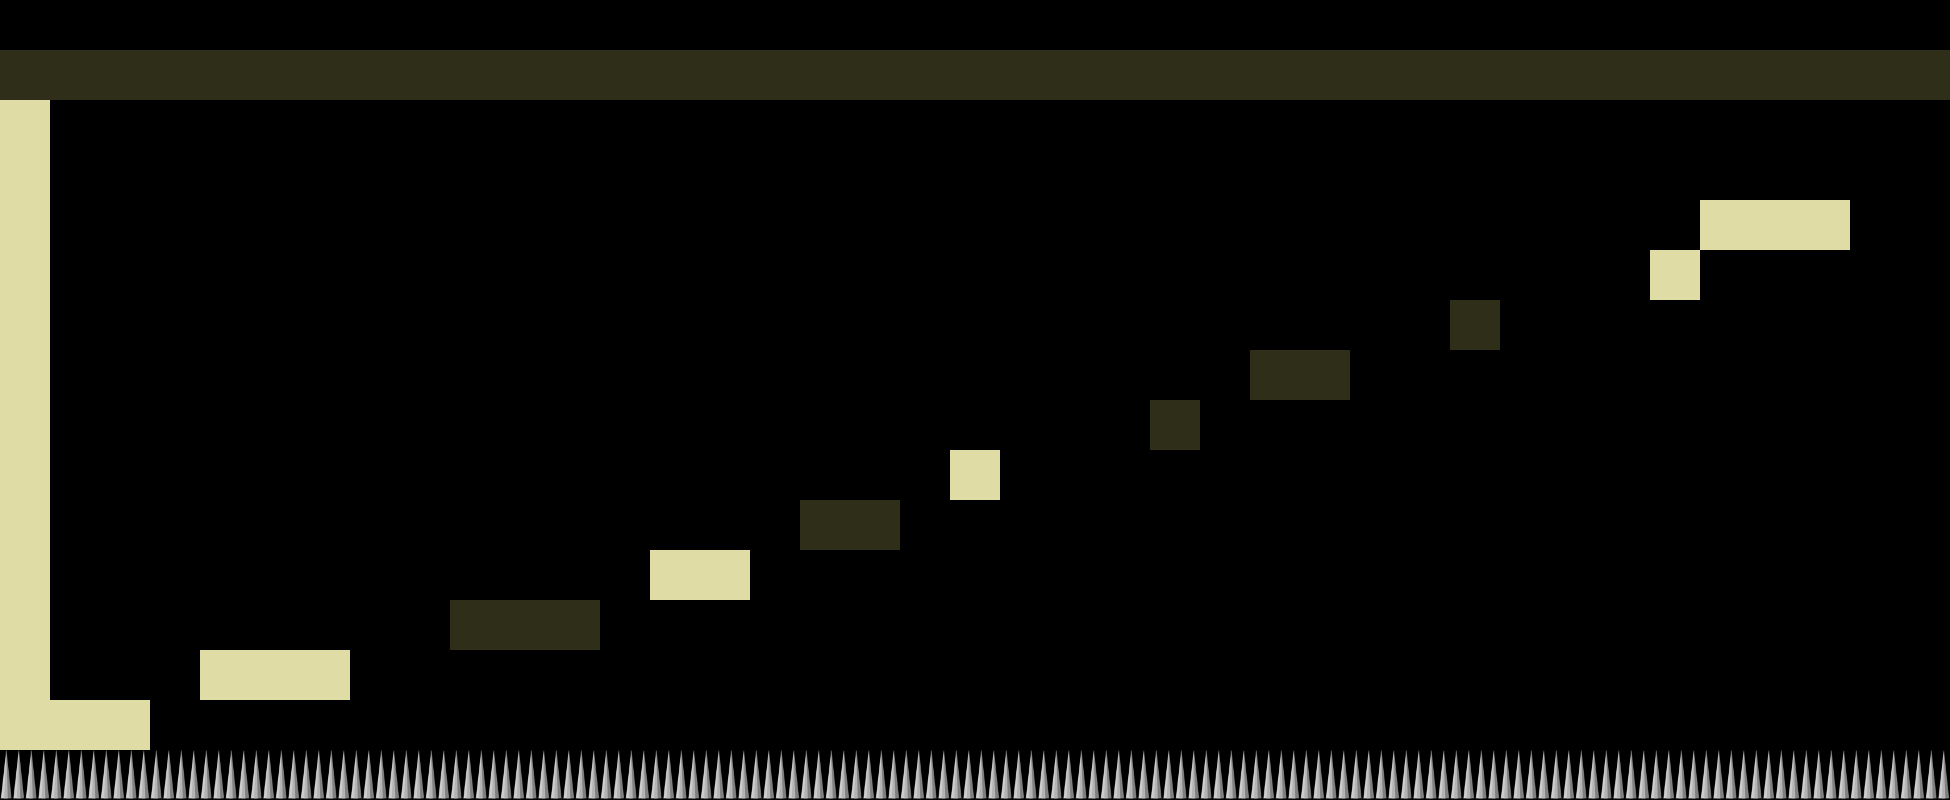

The image is a tile-based game level rendered from a .tmx file. Its description and source (layers, tilesets, objects; grid data summarised) follow:
An orthogonal 39x16 tile map with 50x50 px tiles, 1 tile layer (Foreground) and 2 objects (goal, player).

<map version="1.0" orientation="orthogonal" width="39" height="16" tilewidth="50" tileheight="50">
 <tileset firstgid="1" name="l1full" tilewidth="50" tileheight="50">
  <image source="l1full.png" trans="00007f" width="300" height="50" />
 </tileset>
 <layer name="Foreground" width="39" height="16">
  <properties>
   <property name="tileset" value="l1full" />
  </properties>
  <data>[624 cells, 112 non-empty, 3 distinct tile ids]</data>
 </layer>
 <objectgroup name="Object Layer 1" width="39" height="16">
  <object name="goal" x="1800" y="150" width="50" height="50" />
  <object name="player" x="100" y="650" width="50" height="50" />
 </objectgroup>
</map>
